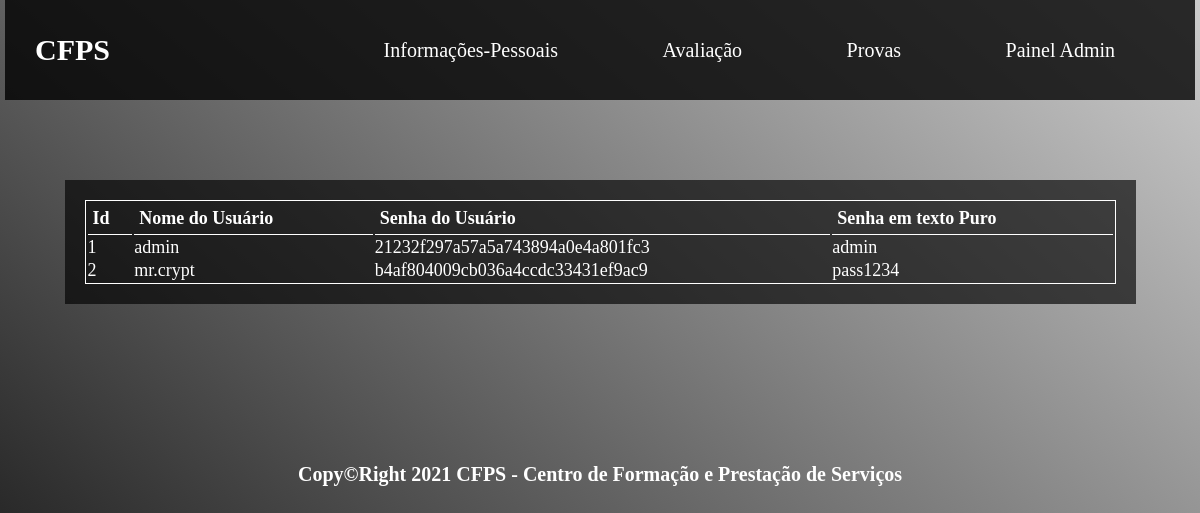
Screenshot of /admin/verLogins.php (signed in) with the database file from the repository.
### tables this page shows
CREATE TABLE IF NOT EXISTS `usuarios` (
  `uid` int NOT NULL AUTO_INCREMENT,
  `username` varchar(255) NOT NULL,
  `passfrase` varchar(255) NOT NULL,
  `passdecode` varchar(255) NOT NULL,
  PRIMARY KEY (`uid`)
);

### admin/verLogins.php (the view, shortened to what this page needs)
<?php
	include_once("../conexao.php");
?>
<!DOCTYPE html>
<html lang="pt-ao">
<head>
    <link rel="stylesheet" type="text/css" href="../css/home.css">
    <link rel="stylesheet" type="text/css" href="../css/avaliacao.css">
   </head>
<body>
    <div class="content">
        <nav>
            <div class="titulo">
                <h1>CFPS</h1>
            </div>
            <div class="menu">
                <ul>
                    <li><a href="../home.php">Informações-Pessoais</a></li>
                    <li><a href="../avaliacao.php">Avaliação</a></li>
                    <li><a href="../provas.php">Provas</a></li>
                    <li><a href="index.php">Painel Admin</a></li>
                </ul>
            </div>
        </nav>
        <article class="artigo">
        	<div class="session">
       			<section class="reg1">
       				<div>
       					<table border="0" width="100%" style="color: white">
                  <tr>
                    <th>Id</th>
                    <th>Nome do Usuário</th>
                    <th>Senha do Usuário</th>
                    <th>Senha em texto Puro</th>
                  </tr>
                    <?php
                      $sql = "SELECT uid, username, passfrase, passdecode FROM usuarios WHERE 1";
                      $result = mysqli_query($conexao, $sql);
                      foreach ($result as $value):
                    ?>
                    <tr>
                      <td><?php echo $value['uid']; ?></td>
                      <td><?php echo $value['username']; ?></td>
                      <td><?php echo $value['passfrase']; ?></td>
                      <td><?php echo $value['passdecode']; endforeach;?></td>
                    </tr>
                </table>
       				</div>
       			</section>
			</div>
        </article>
        <footer class="footer">
                <p><strong>Copy&copy;Right 2021 CFPS - Centro de Formação e Prestação de Serviços</strong></p>
        </footer>
    </div>
</body>
</html>

### css/home.css (style rules this page uses)
* { margin: 0; padding: 0; }
body { background-image: linear-gradient(40deg, #000, #ccc); height: auto; }
.content { box-sizing: border-box; padding: 0 5px; max-width: 100%; }
nav { background-color: rgba(0,0,0,0.8); width: 100%; height: 100px; color: #fff; }
.titulo, .menu { display: inline-block; }
.titulo { font-size: 30px; line-height: 100px; box-sizing: border-box; padding-left: 30px; }
.menu { float: right; line-height: 100px; box-sizing: border-box; padding-right: 30px; }
ul li { display: inline; list-style-type: none; }
a { text-decoration: none; color: #fff; box-sizing: border-box; padding: 20px 50px; font-size: 20px; }
.artigo { background-color: rgba(0, 0, 0, 0.65); width: 90%; height: 50%; margin: 5rem auto; box-sizing: border-box; padding: 10px; }
p { color: #fff; font-size: 20px; line-height: 180px; text-align: center; }
@media screen and (max-width: 1480px) { body { height: auto; } }
table { border: 1px solid white; }
table tr th { border-bottom: 1px solid white; box-sizing: border-box; padding: 5px; text-align: left; }

### css/avaliacao.css (style rules this page uses)
body { height: 100vw; }
.session { width: 100%; box-sizing: border-box; padding: 10px; }
.artigo { height: auto; }
h1 { font-size: 30px; color: #ffffff; text-align: center; margin-bottom: 100px; }
@media screen and (max-width: 1480px) { body { font-size: 18px; height: 900px; } }
@media screen and (max-width: 1480px) { .artigo { height: 50%; } }
@media screen and (max-width: 1480px) { h1 { font-size: 30px; color: #ffffff; text-align: center; margin-bottom: 15px; } }

### rows the page displays
usuarios: uid "1", username "admin", passfrase "21232f297a57a5a743894a0e4a801fc3", passdecode "admin"
usuarios: uid "2", username "mr.crypt", passfrase "b4af804009cb036a4ccdc33431ef9ac9", passdecode "pass1234"
